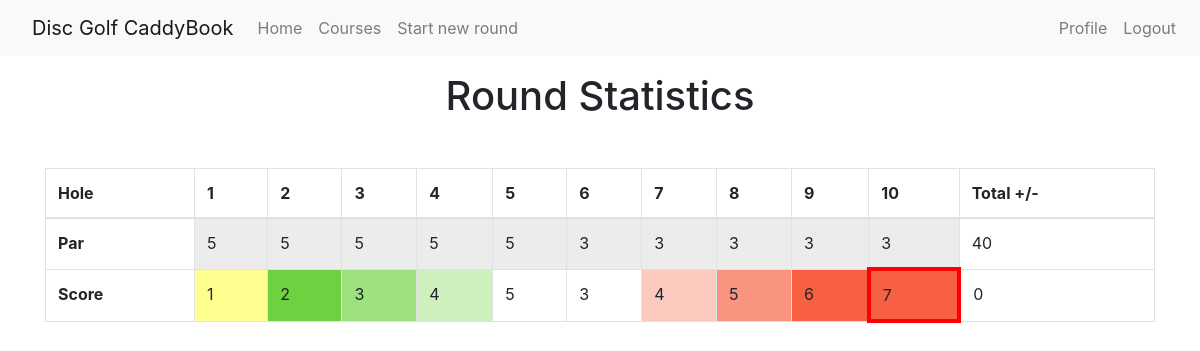
Page /roundview/5 (signed in) on the committed database.
### app/models.py (models this page shows, shortened)
class Roundscore(db.Model):
    __tablename__ = 'round_hole'
    __table_args__ = (
        db.UniqueConstraint('hole', 'round_id'),
    )
    id = db.Column(db.Integer, primary_key=True)
    hole = db.Column(db.Integer)
    score = db.Column(db.Integer)
    ob = db.Column(db.Boolean)
    round_id = db.Column(db.Integer, db.ForeignKey('round.id'))
    def get_par(self, courseid):
        hole = Hole.query.filter_by(holecourse_id=courseid, holenum=self.hole).first_or_404()
        return hole.holepar

class Hole(db.Model):
    __tablename__ = 'course_hole'
    __table_args__ = (
        db.UniqueConstraint('holenum', 'holecourse_id'),
    )
    id = db.Column(db.Integer, primary_key=True)
    holenum = db.Column(db.Integer, index=True)
    holepar = db.Column(db.Integer)
    holelength = db.Column(db.Integer)
    holecourse_id = db.Column(db.Integer, db.ForeignKey('course.id'))

### app/routes.py (the view)
@app.route('/roundview/<roundid>')
@login_required
def roundview(roundid):
    round = Round.query.filter_by(id=roundid).first_or_404()
    scores = round.get_scores()
    course = Course.query.filter_by(id=round.roundcourse_id).first_or_404()
    return render_template('roundview.html', title='Roundview', scores=scores, course=course, round = round)

### app/models.py (called while the page is built)
@login.user_loader
def load_user(id):
    return User.query.get(int(id))

    def get_coursepar(self):
        holes = Hole.query.filter_by(holecourse_id=self.id)
        par = 0
        for hole in holes:
            par = par + hole.holepar
        return par

    def get_scores(self):
        scores = Roundscore.query.filter_by(round_id=self.id)
        return scores

    def get_totalscorepar(self):
        scores = Roundscore.query.filter_by(round_id=self.id)
        totalscore = 0
        for score in scores:
            totalscore = totalscore + score.score
        course = Course.query.filter_by(id=self.roundcourse_id).first_or_404()
        par = course.get_coursepar()
        return totalscore - par

### app/templates/roundview.html
{% extends "base.html" %}
{% block content %}
<div class="container my-3">
    <h1 class="text-center">Round Statistics</h1>
</div>
<div class="container my-5">
    <table class="table table-inverse table-bordered">
        <thead>
            <tr>
                <th scope="col">Hole</th>
                {% for score in scores %}
                <th scope="col">{{score.hole}}</th>
                {% endfor%}
                <th scope="col">Total +/-</th>
            </tr>
        </thead>
        <tbody>
            <tr>
                <th scope="col">Par</th>
                {% for score in scores %}
                <td class="table-active" scope="col">{{score.get_par(course.id)}}</td>
                {% endfor%}
                <td scope="col">{{course.get_coursepar()}}</td>
            </tr>
            <tr>
                <th scope="col">Score</th>
                {% for score in scores %}
                    {% if  score.score == 1 %}
                        {% if score.ob %}
                            <td style="background: #ffff90; border-color: #ff0000; border-width: 4px;" scope="col">{{ score.score }}</td>
                        {% else %}
                            <td style="background: #ffff90" scope="col">{{ score.score }}</td>
                        {% endif %}
                    {% elif score.score - score.get_par(course.id) == -1 %}
                        {% if score.ob %}
                            <td style="background-color: rgba(62,195,0,.25); border-color: #ff0000; border-width: 4px;" scope="col">{{ score.score }}</td>
                        {% else %}
                            <td style="background-color: rgba(62,195,0,.25)" scope="col">{{ score.score }}</td>
                        {% endif %}
                    {% elif score.score - score.get_par(course.id) == -2 %}
                        {% if score.ob %}
                            <td style="background-color: rgba(62,195,0,.50); border-width: 4px;" scope="col">{{ score.score }}</td>
                        {% else %}
                            <td style="background-color: rgba(62,195,0,.50)" scope="col">{{ score.score }}</td>
                        {% endif %}
                    {% elif score.score - score.get_par(course.id) < -2 %}
                        {% if score.ob %}
                            <td style="background-color: rgba(62,195,0,.75); border-color: #ff0000; border-width: 4px;" scope="col">{{ score.score }}</td>
                        {% else %}
                            <td style="background-color: rgba(62,195,0,.75)" scope="col">{{ score.score }}</td>
                        {% endif %}
                    {% elif score.score - score.get_par(course.id) == 1 %}
                        {% if score.ob %}
                            <td style="background-color: rgba(244,43,3,.25); border-color: #ff0000; border-width: 4px;" scope="col">{{ score.score }}</td>
                        {% else %}
                            <td style="background-color: rgba(244,43,3,.25)" scope="col">{{ score.score }}</td>
                        {% endif %}
                    {% elif score.score - score.get_par(course.id) == 2 %}
                        {% if score.ob %}
                            <td style="background-color: rgba(244,43,3,.50); border-color: #ff0000; border-width: 4px;" scope="col">{{ score.score }}</td>
                        {% else %}
                            <td style="background-color: rgba(244,43,3,.50)" scope="col">{{ score.score }}</td>
                        {% endif %}
                    {% elif score.score - score.get_par(course.id) > 2 %}
                        {% if score.ob %}
                            <td style="background-color: rgba(244,43,3,.75); border-color: #ff0000; border-width: 4px;" scope="col">{{ score.score }}</td>
                        {% else %}
                            <td style="background-color: rgba(244,43,3,.75)" scope="col">{{ score.score }}</td>
                        {% endif %}
                    {% else %}
                        {% if score.ob %}
                            <td style="border-color: #ff0000; border-width: 4px;" scope="col">{{ score.score }}</td>
                        {% else %}
                            <td scope="col">{{ score.score }}</td>
                        {% endif %}
                    {% endif %}
                {% endfor%}
                <td scope="col">{{round.get_totalscorepar()}}</td>
            </tr>
        </tbody>
    </table>
</div>
{% endblock %}

### app/templates/base.html (style rules this page uses)
html, body { height: 100%; }

### rows in the picture
Roundscore: hole "1", get_par "5", score "1", get_totalscorepar "0"
Roundscore: hole "2", get_par "5", score "2"
Roundscore: hole "3", get_par "5", score "3"
Roundscore: hole "4", get_par "5", score "4"
Roundscore: hole "5", get_par "5", score "5"
Roundscore: hole "6", get_par "3", score "3"
Roundscore: hole "7", get_par "3", score "4"
Roundscore: hole "8", get_par "3", score "5"
Roundscore: hole "9", get_par "3", score "6"
Roundscore: hole "10", get_par "3", score "7"
Hole: get_coursepar "40"
